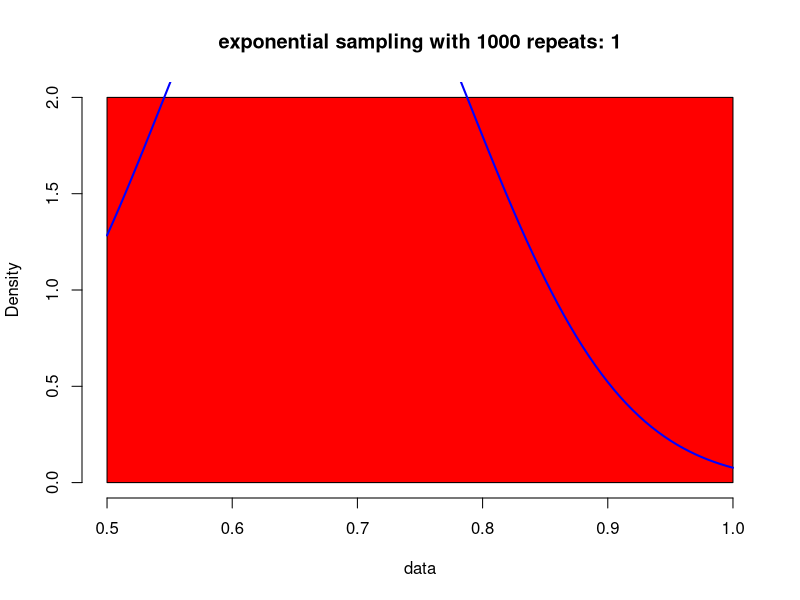
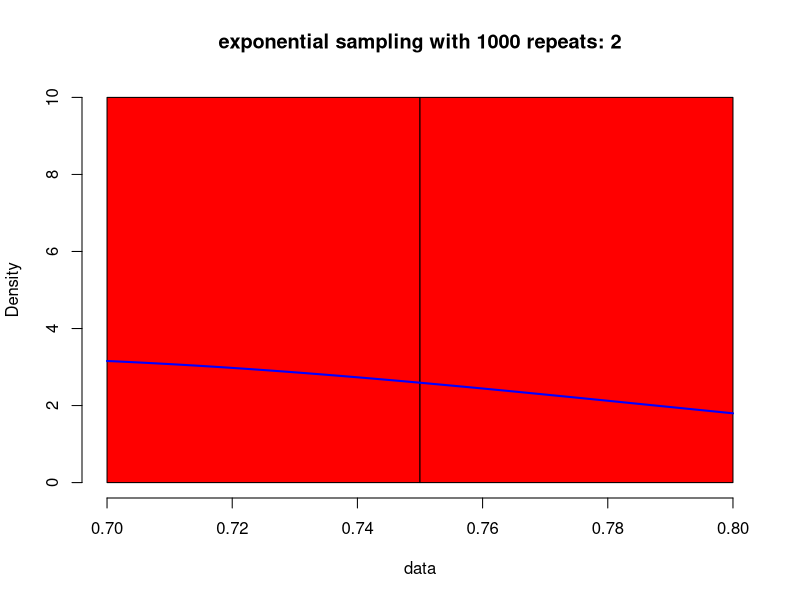
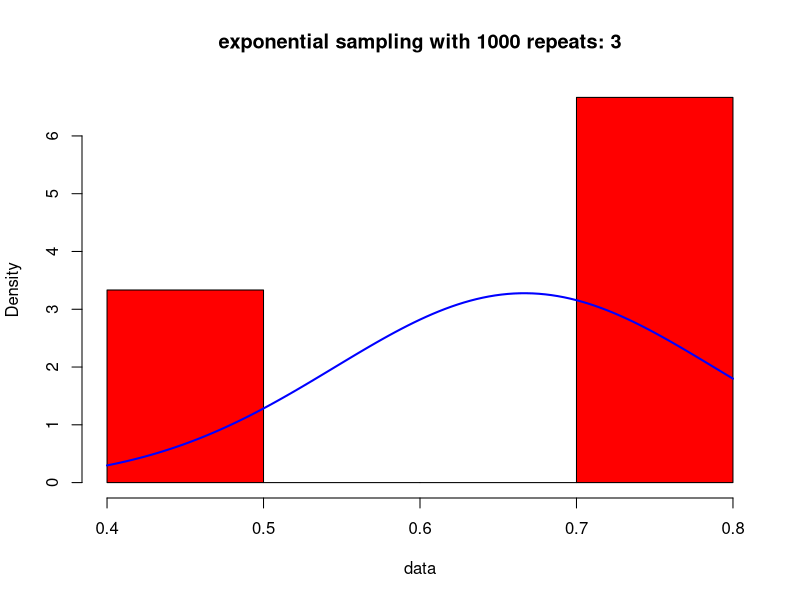
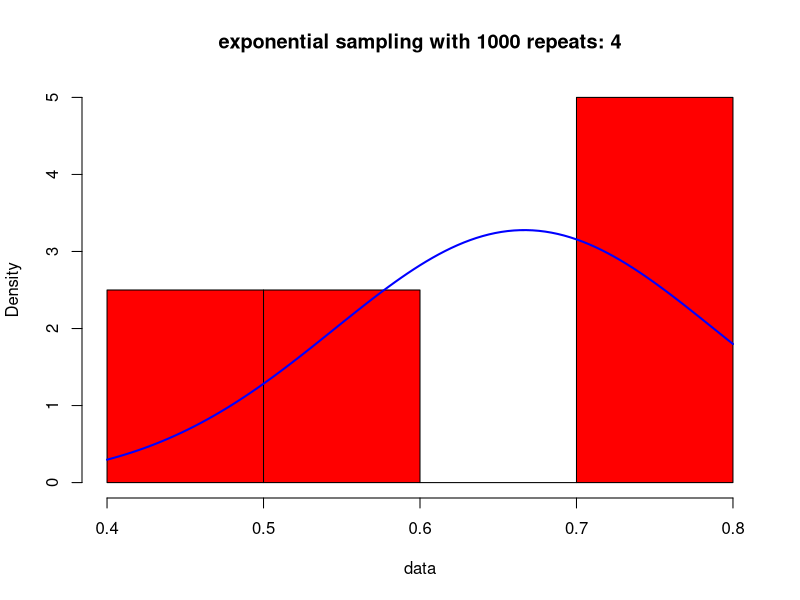
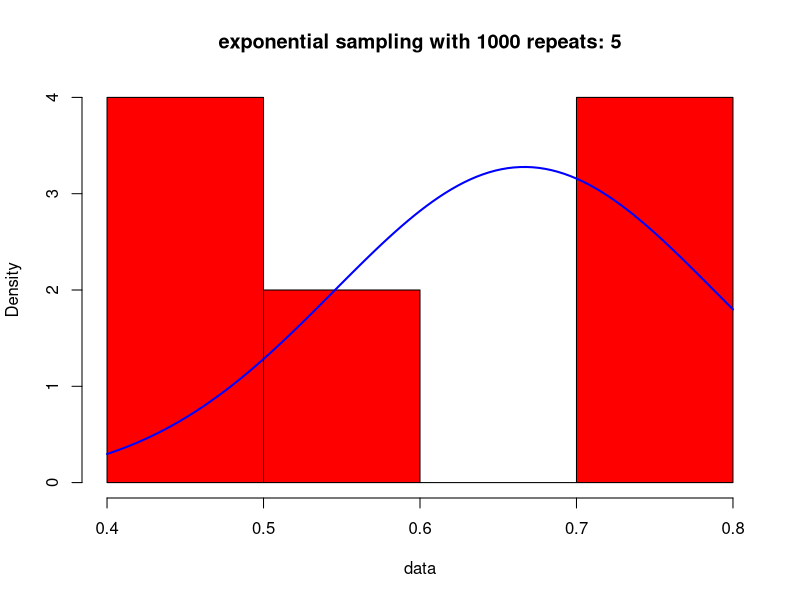
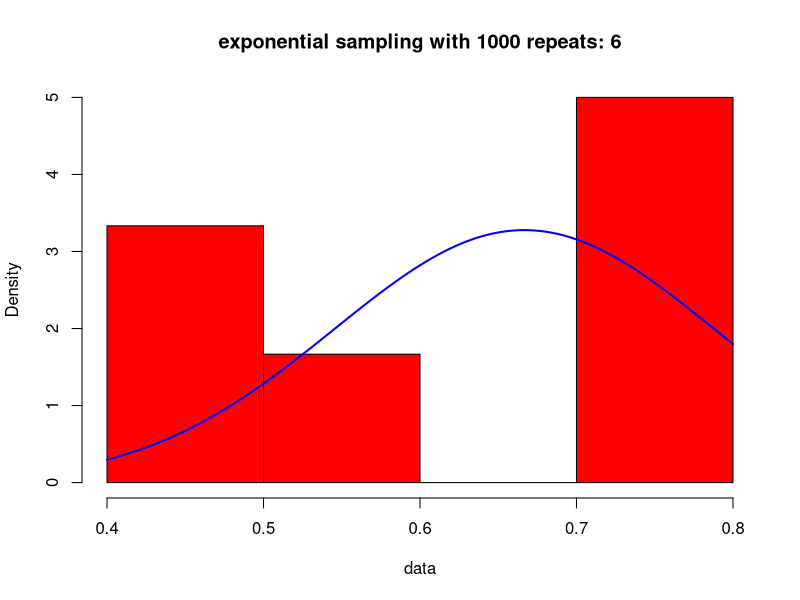
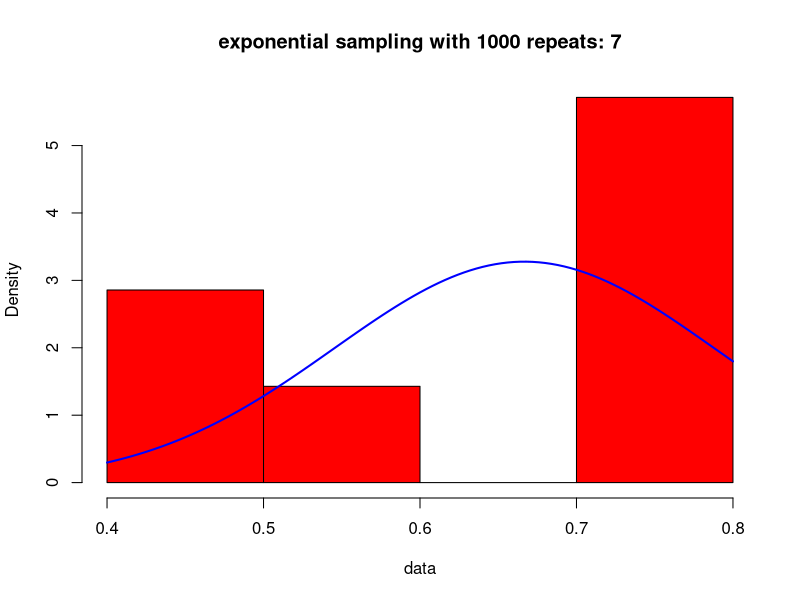
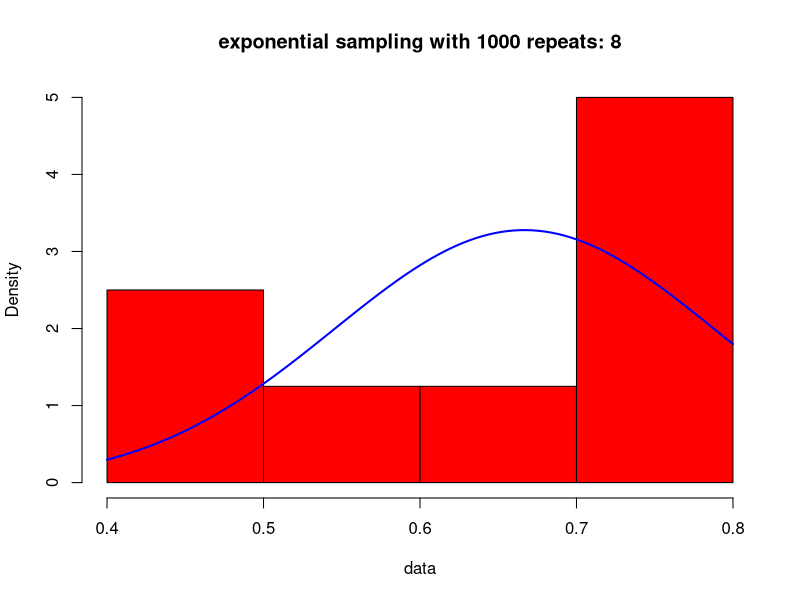

These charts were generated, in order, by the following R code: (Note: a time limit stopped this script after it produced the figures.)
times = 1000
data<-rep(times, 0)
for(j in 1:times)
{
  nums = rexp(30, 1.5)
  data[j] = mean(nums)
  hist(data, main = paste("exponential sampling with 1000 repeats:", j), plot = T,col = "red", prob = T)
  curve(dnorm(x, mean = 1/1.5, sd= 1/sqrt(1.5*1.5*30)), col="blue", lwd=2, add=T)
  Sys.sleep(0.07)
}
